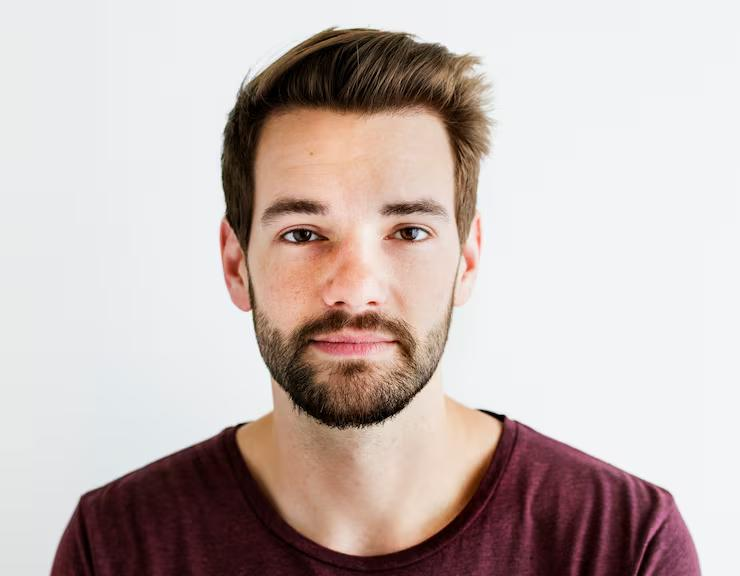
#> input picture Lab07ProcesamientoImagenes/imagenes/img1.jpg, 740 x 576 px
$ python ejercicio5.py
#> lines starting #> are read from the running program, lines starting #| are printed output that depends on the picture; after the words box and inside, x2 and y2 are one past the last pixel; in counts of white or black regions, pixels touching at a corner belong together
import cv2

# cargar la imagen original (usa una que tenga una cara visible)
foto = cv2.imread('../imagenes/img1.jpg')
#> foto is the input picture: shape (576, 740, 3); mean B, G, R 181.1, 184.3, 198.1
gris = cv2.cvtColor(foto, cv2.COLOR_BGR2GRAY)
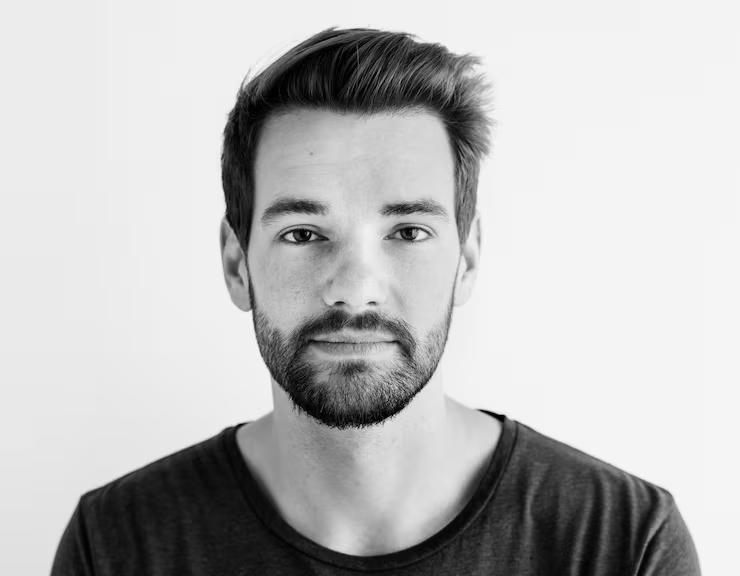
#> gris: shape (576, 740); min 0, max 254, mean 188.1

# cargar el clasificador haar cascade para rostros
clasificador = cv2.CascadeClassifier(
    cv2.data.haarcascades + 'haarcascade_frontalface_default.xml')

# detectar rostros en la imagen en escala de grises
caras = clasificador.detectMultiScale(gris, scaleFactor=1.1, minNeighbors=5)
#> caras = [[198, 110, 315, 315]]
print(f'Rostros detectados: {len(caras)}')
#| Rostros detectados: 1

# etiqueta segun el contenido de tu imagen
etiqueta = 'Persona'  # cambia a 'Perro' o 'Gato' si es el caso

if len(caras) > 0:
    for (x, y, w, h) in caras:
        # calcular centro y radio del circulo
        centro = (x + w // 2, y + h // 2)
        radio = max(w, h) // 2
        # dibujar circulo verde de grosor 3
        cv2.circle(foto, centro, radio, (0, 255, 0), 3)
        # poner texto encima del circulo
        cv2.putText(foto, etiqueta, (x, y - 10),
                    cv2.FONT_HERSHEY_SIMPLEX, 1, (0, 255, 0), 2)
        print(f'Cara en posicion: x={x}, y={y}, ancho={w}, alto={h}')
#> this loop made 1 pass
#> (x, y, w, h, centro, radio) on pass 1: (198, 110, 315, 315, (355, 267), 157)
#| Cara en posicion: x=198, y=110, ancho=315, alto=315
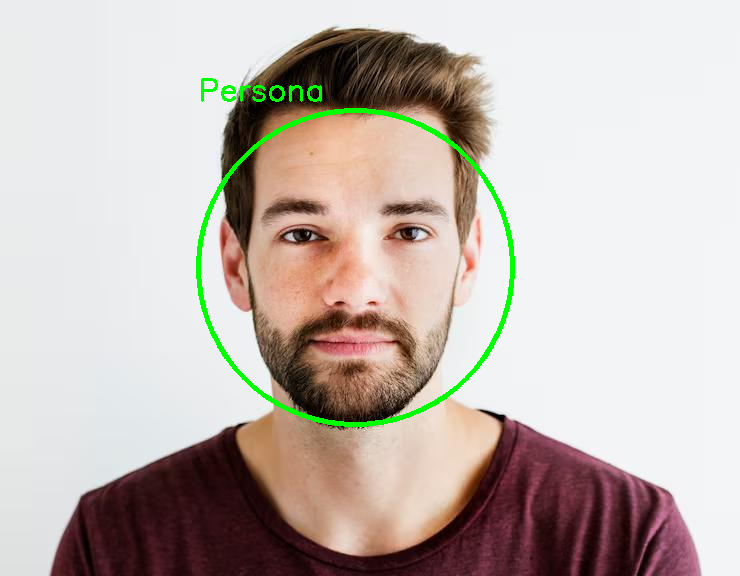
#> foto: shape (576, 740, 3); 1.33% of pixels changed, all inside (x1, y1, x2, y2) = (196, 78, 515, 427)
else:
    # si no detecta cara, dibujar al centro como respaldo
    h, w = foto.shape[:2]
    cv2.circle(foto, (w // 2, h // 2), min(w, h) // 4, (0, 255, 0), 3)
    cv2.putText(foto, etiqueta, (20, 40),
                cv2.FONT_HERSHEY_SIMPLEX, 1, (0, 255, 0), 2)
    print('No se detecto rostro, se dibujo al centro')

cv2.imwrite('../resultados/5_cara_marcada.png', foto)
print('Imagen guardada con circulo y texto')

$ run again, with Lab07ProcesamientoImagenes/imagenes/img3.jpg copied over Lab07ProcesamientoImagenes/imagenes/img1.jpg
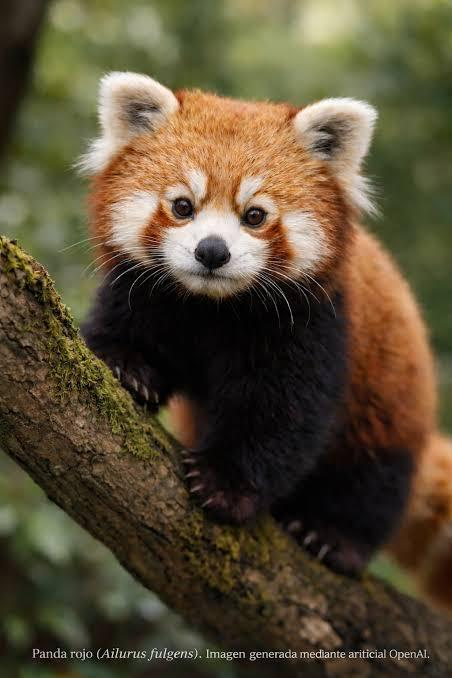
#> input picture Lab07ProcesamientoImagenes/imagenes/img3.jpg, 452 x 678 px
#> foto is the input picture: shape (678, 452, 3); mean B, G, R 53.5, 77.1, 88.8
#> `gris = cv2.cvtColor(foto, cv2.COLOR_BGR2GRAY)`:
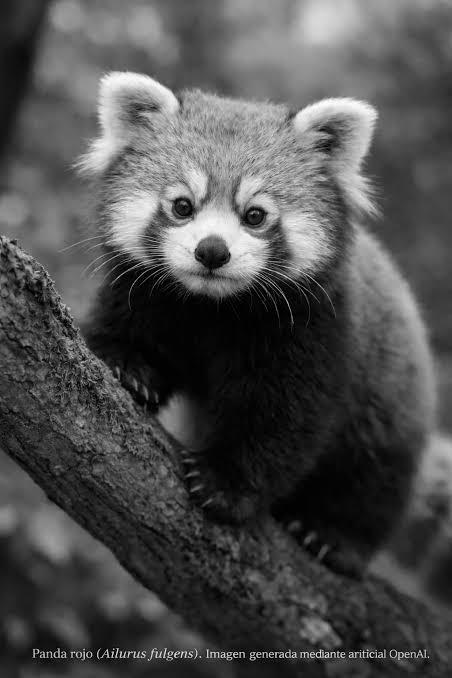
#> gris: shape (678, 452); min 0, max 255, mean 77.9
#> caras = ()
#| Rostros detectados: 0
#> `cv2.putText(foto, etiqueta, (20, 40), cv2.FONT_HERSHEY_SIMPLEX, 1, (0,..`:
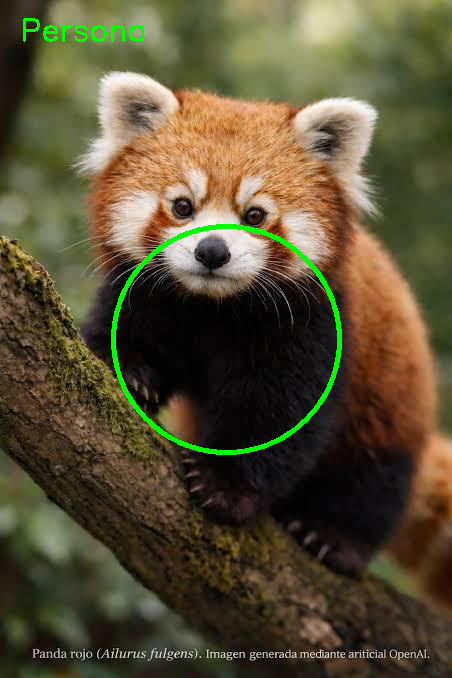
#> foto: shape (678, 452, 3); mean B, G, R 52.6, 79.7, 87.6
